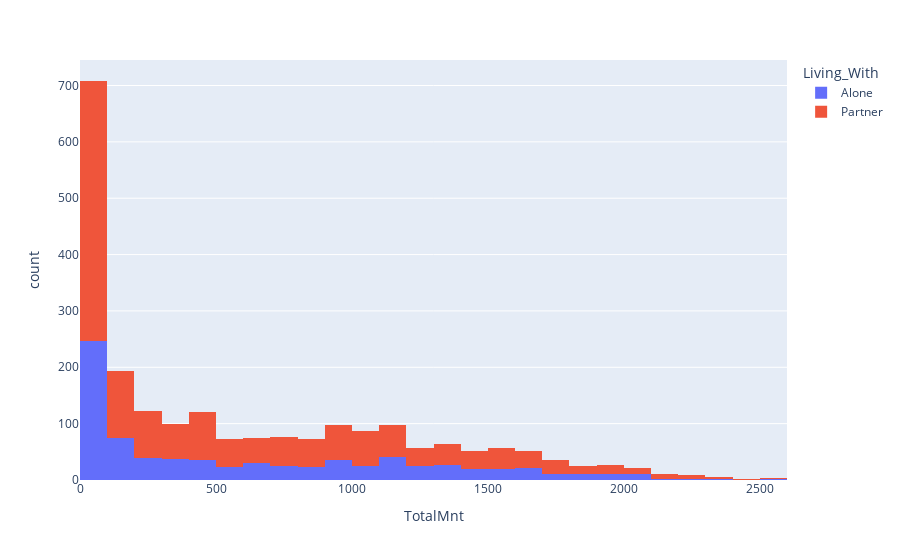

Here is the notebook cell this chart was saved with:
### Code cell
px.histogram(df,color="Living_With",x="TotalMnt")

### Figure 1 — Plotly figure (JSON) as saved in the notebook; plotly's stock layout.template omitted (floating-point values rounded to 4 significant figures; data arrays with more than 128 entries replaced by an {"elided": "..."} marker saying what was removed)
{"data": [{"alignmentgroup": "True", "bingroup": "x", "hovertemplate": "Living_With=Alone<br>TotalMnt=%{x}<br>count=%{y}<extra></extra>", "legendgroup": "Alone", "marker": {"color": "#636efa", "pattern": {"shape": ""}}, "name": "Alone", "offsetgroup": "Alone", "orientation": "v", "showlegend": true, "type": "histogram", "x": {"elided": "794 int values"}, "xaxis": "x", "yaxis": "y"}, {"alignmentgroup": "True", "bingroup": "x", "hovertemplate": "Living_With=Partner<br>TotalMnt=%{x}<br>count=%{y}<extra></extra>", "legendgroup": "Partner", "marker": {"color": "#EF553B", "pattern": {"shape": ""}}, "name": "Partner", "offsetgroup": "Partner", "orientation": "v", "showlegend": true, "type": "histogram", "x": {"elided": "1443 int values"}, "xaxis": "x", "yaxis": "y"}], "layout": {"barmode": "relative", "legend": {"title": {"text": "Living_With"}, "tracegroupgap": 0}, "margin": {"t": 60}, "xaxis": {"anchor": "y", "domain": [0, 1], "title": {"text": "TotalMnt"}}, "yaxis": {"anchor": "x", "domain": [0, 1], "title": {"text": "count"}}}}
